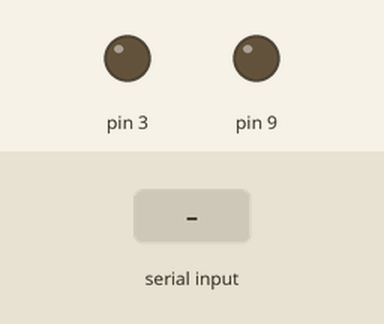
Simulated run of this sketch. Board: Arduino Uno, built with avr-gcc and run on an emulated ATmega328P. Shown: output pins drawn as LEDs (lit = HIGH). The inputs (shaded band) are chosen by the test bench. What the sketch prints to the serial monitor is not drawn.

Above: at 1.2 s.
1.3 s: "255\n" received over Serial
At 2.1 s:
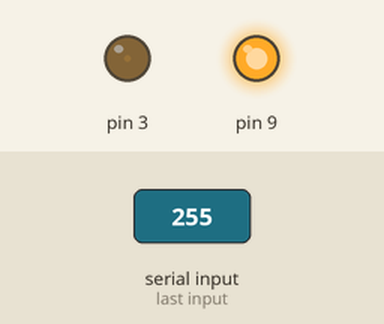
3.8 s: "90\n" received over Serial
At 4.7 s:
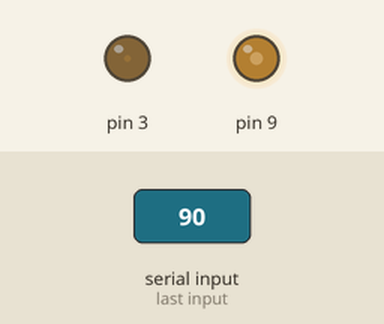
6.4 s: "30,150\n" received over Serial
At 7.4 s:
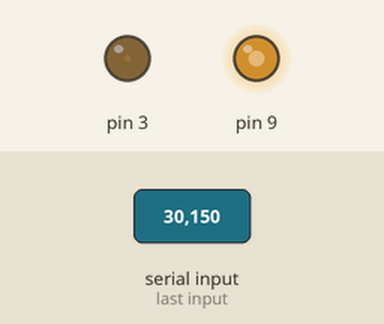
9.1 s: "200\n" received over Serial
At 10.0 s:
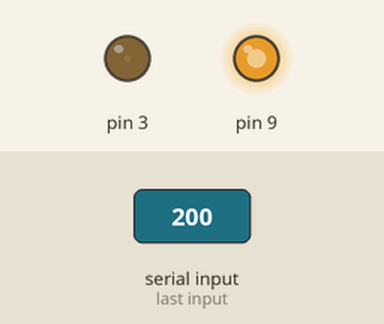
11.7 s: "255\n" received over Serial
At 11.85 s:
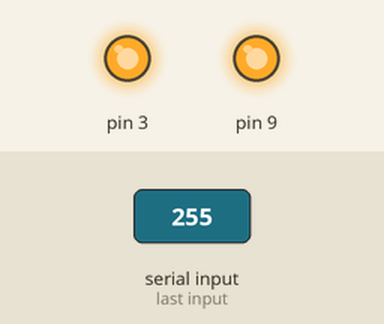
Timing chart, 0 to 14.4 s (numbered marks = the images above; inputs shaded):
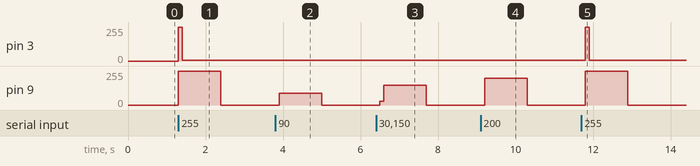

The sketch:

MyProject_MPCMeter_1.ino
```cpp
int inByte = 0;

void setup()  {
  pinMode(9, OUTPUT);
  pinMode(3, OUTPUT);
  analogWrite(3, 0);
  analogWrite(9, 0);
  Serial.begin(57600);
}

void loop()  {
  Serial.print('A');
  delay(100);

  if (Serial.available() > 0) {
    analogWrite(3, 5);
    inByte = Serial.parseInt();
    analogWrite(9, inByte);
    if (inByte==255)
    analogWrite(3, 255);
  }
}
```

Measured:
- after the input at 1.3 s, pin 3: 0/255 → 255/255 at once, → 5/255 0.10 s later; pin 9: 0/255 → 255/255 at once, → 0/255 1.1 s later
- after the input at 3.8 s, pin 9: 0/255 → 90/255 after 0.10 s, → 0/255 1.1 s later
- after the input at 6.4 s, pin 9: 0/255 → 30/255 after 0.10 s, → 150/255 0.10 s later, → 0/255 1.1 s later
- after the input at 9.1 s, pin 9: 0/255 → 200/255 after 0.10 s, → 0/255 1.1 s later
- after the input at 11.7 s, pin 3: 5/255 → 255/255 after 0.10 s, → 5/255 0.10 s later; pin 9: 0/255 → 255/255 after 0.10 s, → 0/255 1.1 s later
